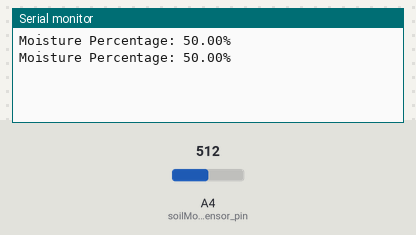
A sketch run on a simulated Arduino Uno, built with avr-gcc and run on an emulated ATmega328P. Parts: the last lines printed to the serial monitor. Inputs (shaded band) come from the test bench; at power-on: A4 (soilMoistureSensor_pin) = 512.

Above: at 1.8 s.
1.9 s: A4 (soilMoistureSensor_pin) set to 716
At 2.3 s:
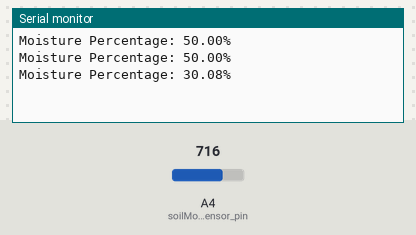
3.4 s: A4 (soilMoistureSensor_pin) set to 900
At 4.8 s:
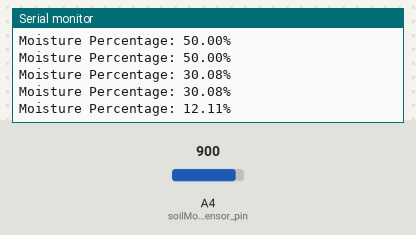
Timing chart, 0 to 6.4 s (numbered marks = the images above; inputs shaded):
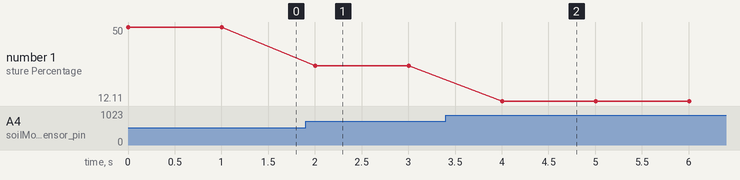

The sketch:

SoilMoistureSensor.ino
```cpp
const int soilMoistureSensor_pin = A4;
float valMoistureAnalog;
float valMoisturePercenatge;

void setup() {
  Serial.begin(9600);
}

void loop() {
  valMoistureAnalog = analogRead(soilMoistureSensor_pin);
  valMoisturePercenatge = 100 - (valMoistureAnalog/1024)*100;

  Serial.print("Moisture Percentage: ");
  Serial.print(valMoisturePercenatge);
  Serial.print("%\n");

  delay(1000);
}
```

Measured:
- after the input at 1.9 s, the serial monitor: prints a new line after 0.10 s (image 1)
- after the input at 3.4 s, the serial monitor: prints a new line after 0.60 s (image 2)
- plotted number 1: 50 → 30.08 after the input at 1.9 s, 30.08 → 12.11 after the input at 3.4 s
